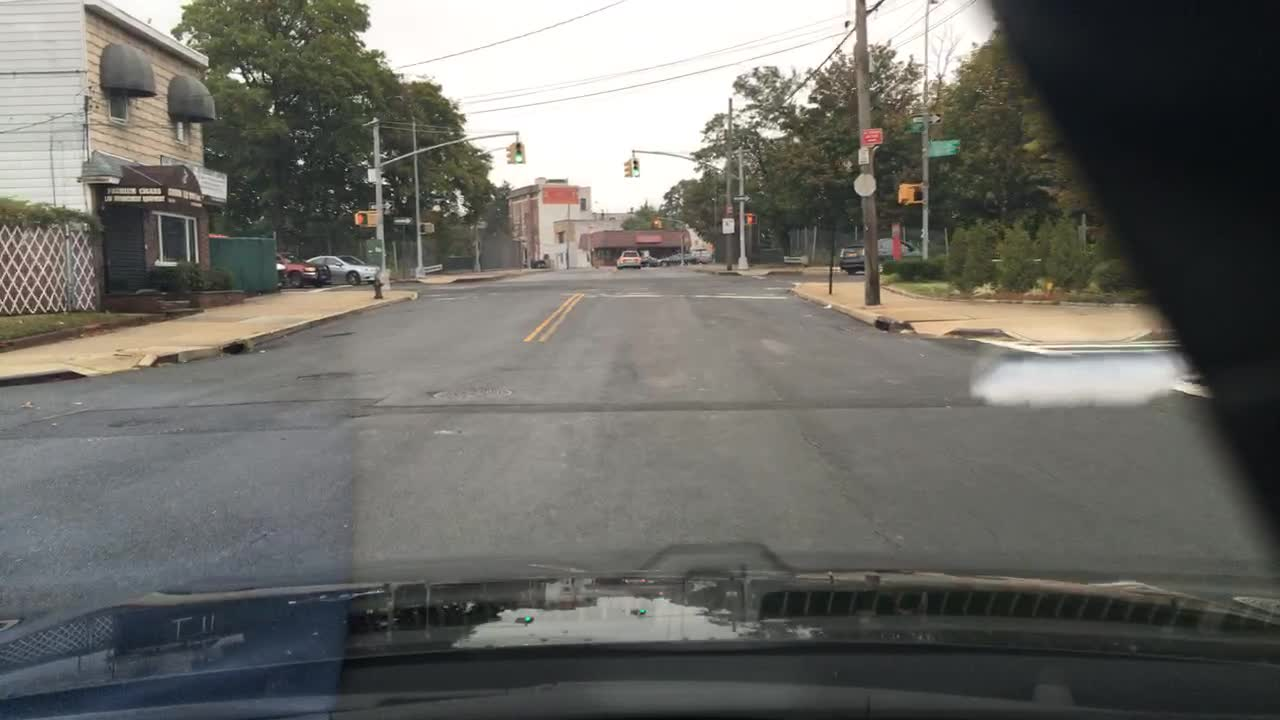
#> input picture code/images/00a0f008-3c67908e.jpg, 1280 x 720 px
$ python impro.py images/00a0f008-3c67908e.jpg
#> lines starting #> are read from the running program, lines starting #| are printed output that depends on the picture
import cv2
import numpy as np
import sys

# [15 lines left out: functions colourred, colourblue, not called in this run]


im = sys.argv[1]

im = cv2.imread(im)
#> im is the input picture: shape (720, 1280, 3); mean B, G, R 101.6, 106.5, 107.1
l = []
p = []
foundred = False
foundblue = False
count = 0
count2 = 0

for i in range(im.shape[0]):
	for j in range(im.shape[1]):
		pixel = im[i,j]
		if foundred:
			l.append((i,j))
		if foundblue:
			p.append((i,j))
		if (pixel == [8,0,236]).all():
			foundred = not foundred
			count = count + 1
			if count == 2:
				colourred(l)
				count = 0
				l = []
		if (pixel == [237,0,6]).all():
			foundblue = not foundblue
			count2 = count2 + 1
			if count2 == 2:
				colourblue(p)
				count2 = 0
				p = []
#> after the loop, count = 0; count2 = 0; l = []; p = []
for j in range(im.shape[1]):
	for i in range(im.shape[0]):
		pixel = im[i,j]
		if foundred:
			l.append((i,j))
		if foundblue:
			p.append((i,j))
		if (pixel == [8,0,236]).all():
			foundred = not foundred
			count = count + 1
			if count == 2:
				colourred(l)
				count = 0
				l = []
		if (pixel == [237,0,6]).all():
			foundblue = not foundblue
			count2 = count2 + 1
			if count2 == 2:
				colourblue(p)
				count2 = 0
				p = []
#> after the loop, count = 0; count2 = 0

kernel = np.ones((5,5),np.uint8)
dilation = cv2.dilate(im,kernel,iterations = 2)
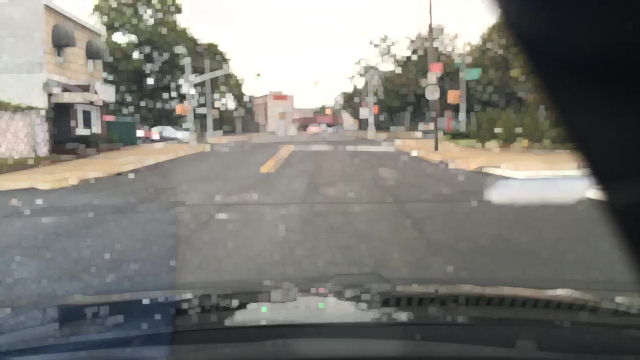
#> dilation: shape (720, 1280, 3) (shown at 1/2 size); mean B, G, R 119.1, 124.2, 124.9
erosion = cv2.erode(dilation,kernel,iterations = 2)
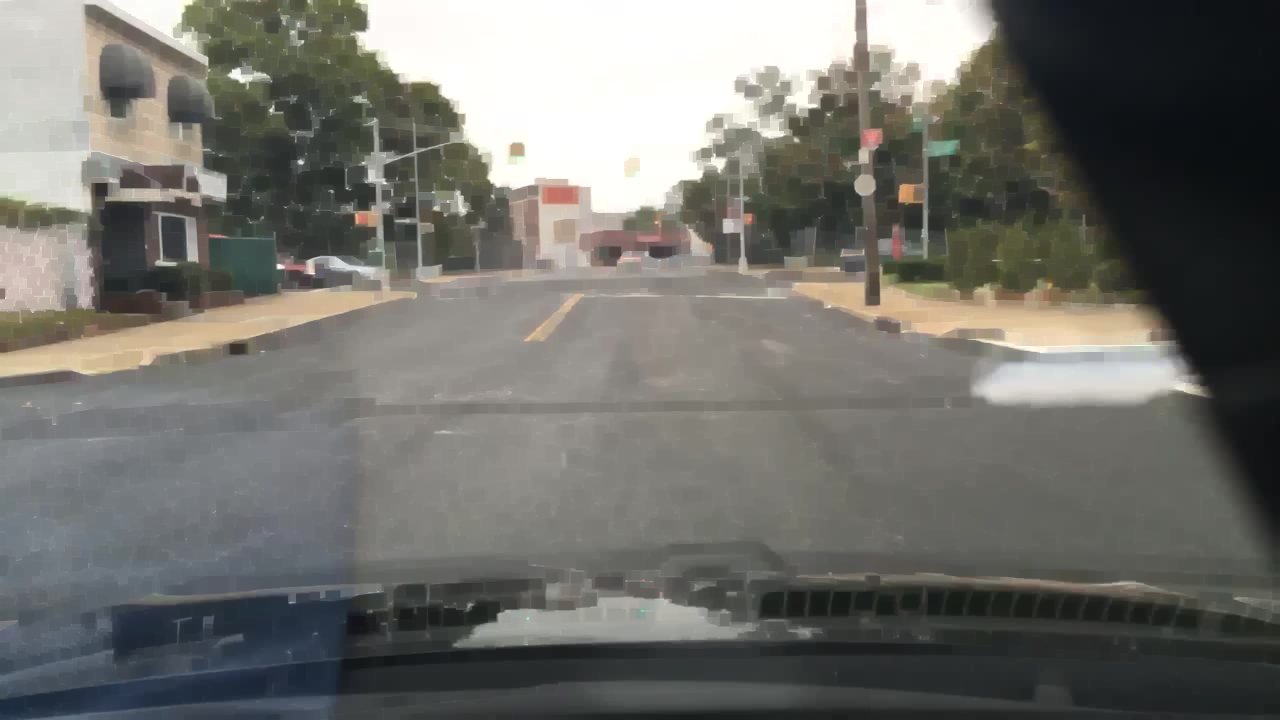
#> erosion: shape (720, 1280, 3); mean B, G, R 107.7, 112.6, 113

$ run again, on code/images/00a2e3ca-5c856cde.jpg
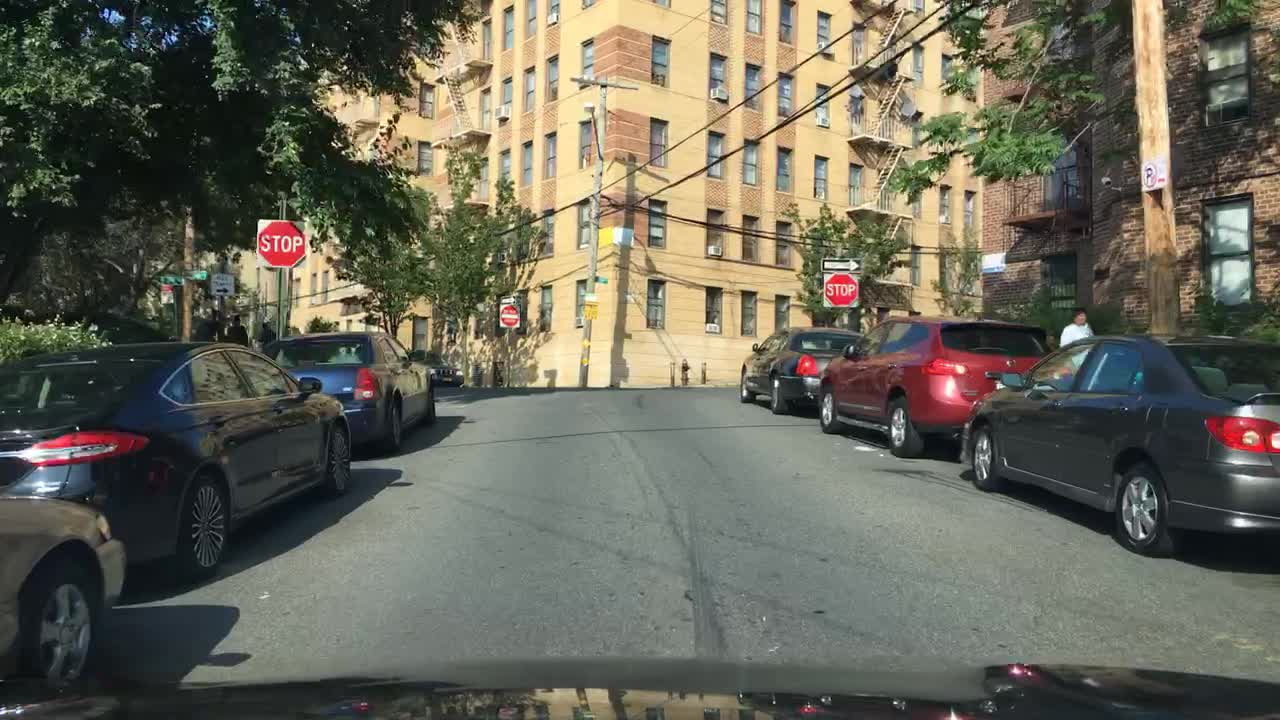
#> input picture code/images/00a2e3ca-5c856cde.jpg, 1280 x 720 px
#> im is the input picture: shape (720, 1280, 3); mean B, G, R 89, 102.5, 104
#> after the loop `for i in range(im.shape[0]):`: count = 0; l = []
#> after the loop `for j in range(im.shape[1]):`: count = 0
#> `dilation = cv2.dilate(im,kernel,iterations = 2)`:
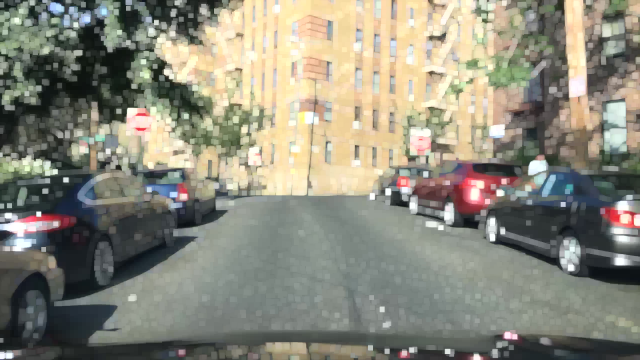
#> dilation: shape (720, 1280, 3) (shown at 1/2 size); mean B, G, R 123.9, 137.9, 139.6
#> `erosion = cv2.erode(dilation,kernel,iterations = 2)`:
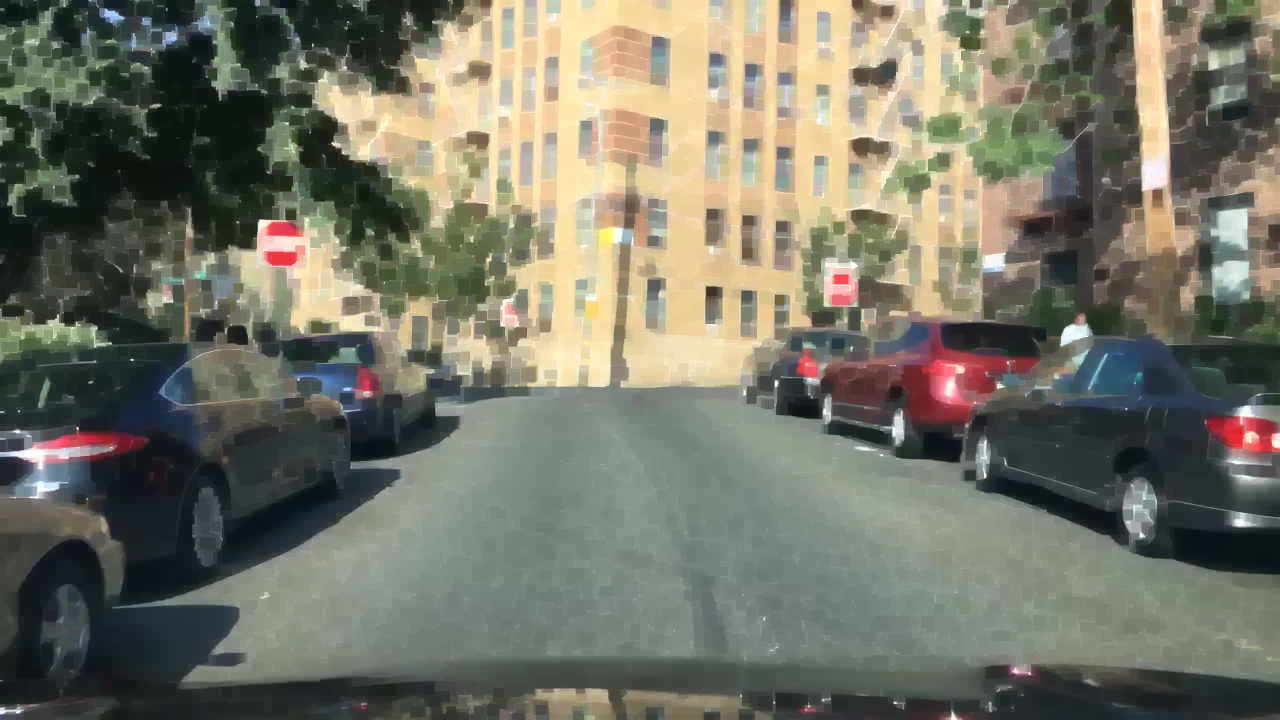
#> erosion: shape (720, 1280, 3); mean B, G, R 103, 116.3, 117.6

$ run again, on code/images/00a2e3ca-62992459.jpg
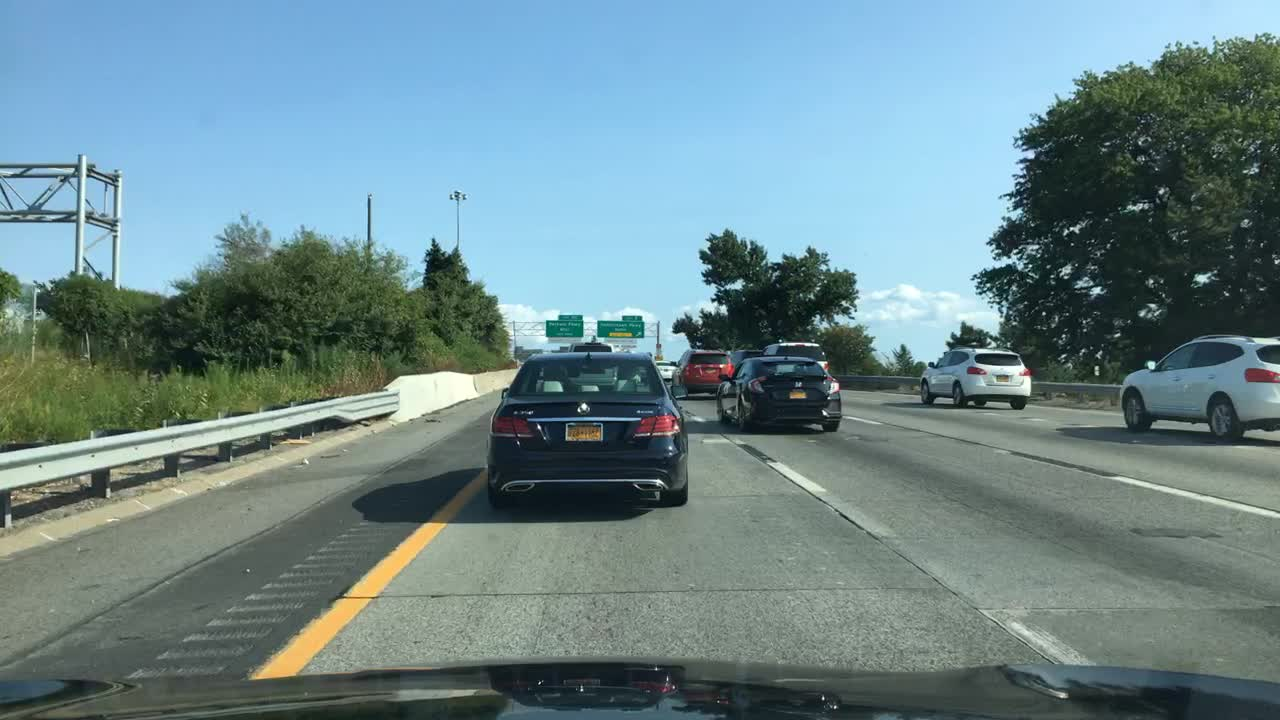
#> input picture code/images/00a2e3ca-62992459.jpg, 1280 x 720 px
#> im is the input picture: shape (720, 1280, 3); mean B, G, R 140.9, 136.2, 109.2
#> after the loop `for i in range(im.shape[0]):`: count = 0; l = []
#> after the loop `for j in range(im.shape[1]):`: count = 0
#> `dilation = cv2.dilate(im,kernel,iterations = 2)`:
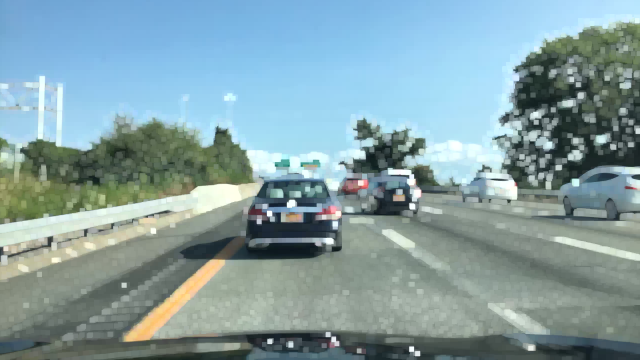
#> dilation: shape (720, 1280, 3) (shown at 1/2 size); mean B, G, R 164.2, 159.4, 132.7
#> `erosion = cv2.erode(dilation,kernel,iterations = 2)`:
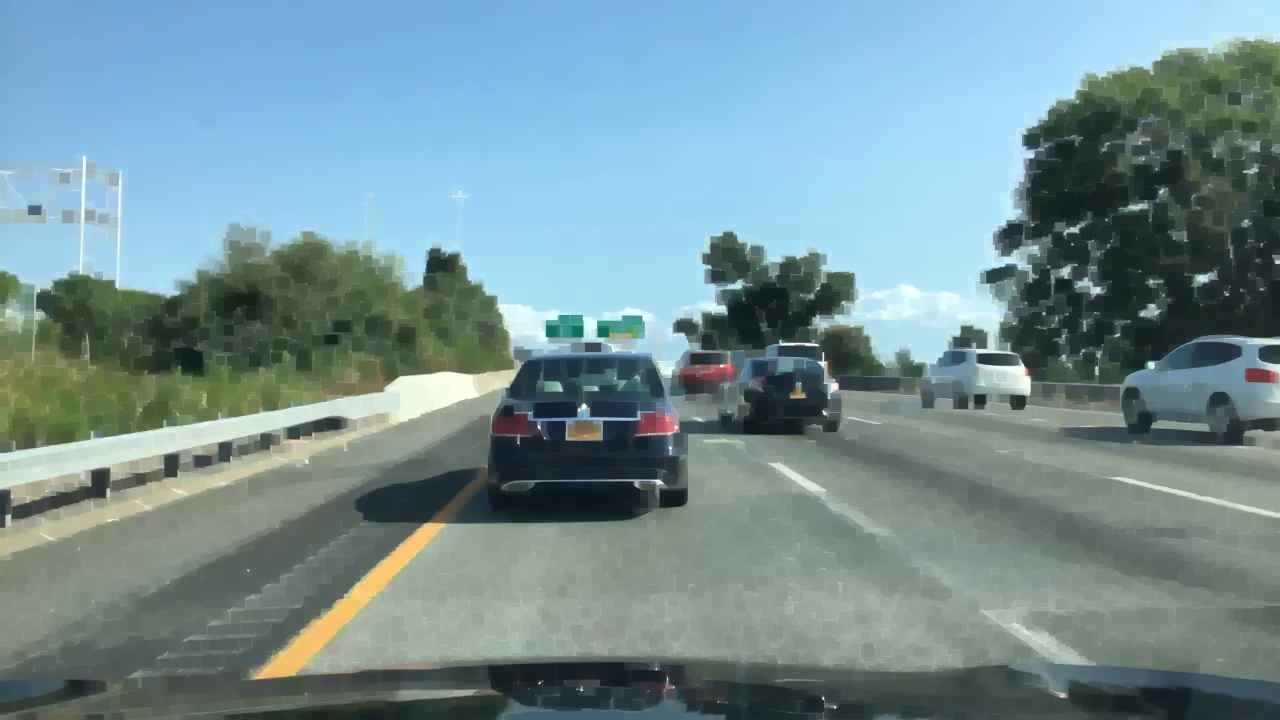
#> erosion: shape (720, 1280, 3); mean B, G, R 149.5, 144.6, 117.7
